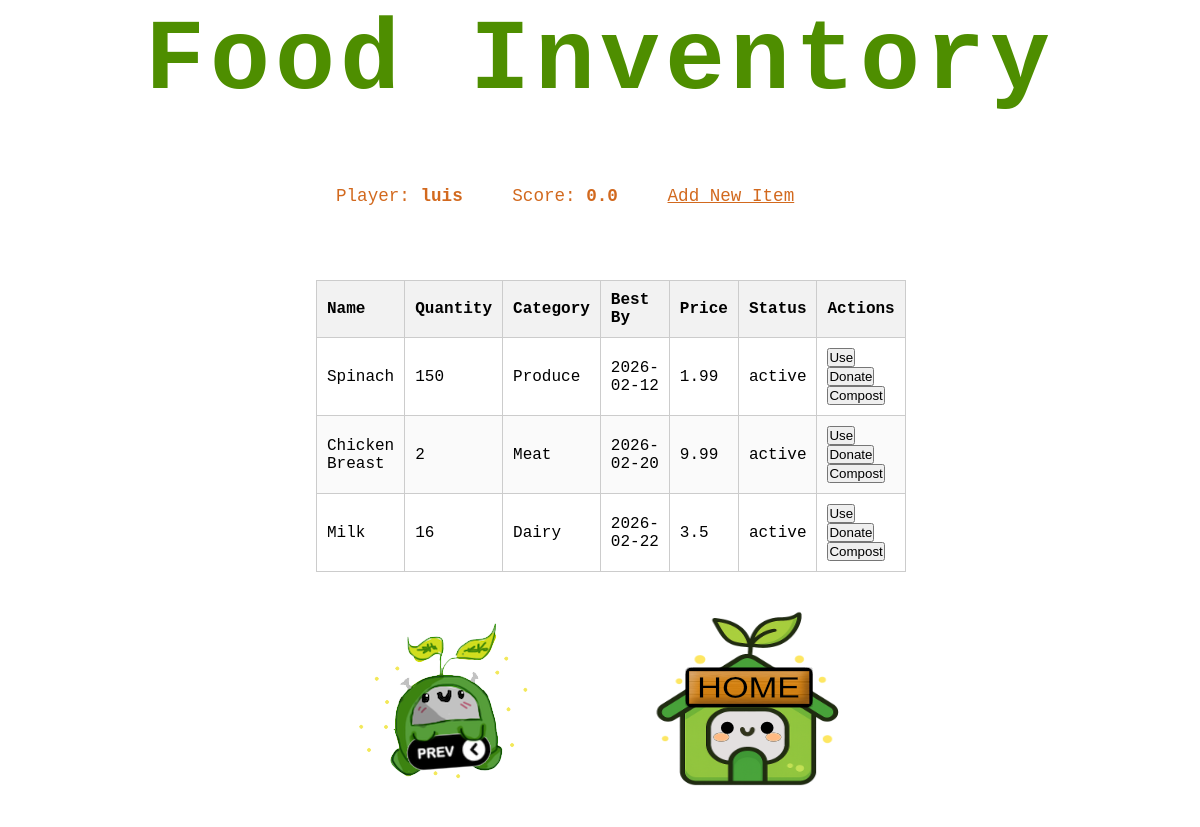
The page /inventory (signed in) on the database its author committed.
### tables this page shows
CREATE TABLE players (
    id INTEGER PRIMARY KEY AUTOINCREMENT,
    name TEXT NOT NULL,
    username TEXT NOT NULL UNIQUE,
    password_hash TEXT NOT NULL,
    profile_picture TEXT,
    score REAL NOT NULL DEFAULT 0
);

CREATE TABLE inventory (
    id INTEGER PRIMARY KEY AUTOINCREMENT,
    player_id INTEGER NOT NULL,
    name TEXT NOT NULL,
    category TEXT NOT NULL,
    quantity INTEGER NOT NULL,
    unit TEXT NOT NULL,
    measurement_type TEXT NOT NULL,
    quantity_grams REAL,
    quantity_ml REAL,
    purchase_date TEXT,
    best_by TEXT NOT NULL,
    raw_meat BOOLEAN DEFAULT 0,
    perishable BOOLEAN DEFAULT 1,
    opened BOOLEAN DEFAULT 0,
    donation_allowed BOOLEAN DEFAULT 1,
    decomposition_flag BOOLEAN DEFAULT 0,
    price REAL NOT NULL,
    status TEXT NOT NULL DEFAULT 'active',
    FOREIGN KEY (player_id) REFERENCES players(id)
);

### app.py (the view)
@app.route("/inventory")
@login_required
def inventory_page():
    player_id = session["player_id"]
    db = get_db()
    current_player = db.execute(
        "SELECT * FROM players WHERE id = ?", (player_id,)
    ).fetchone()
    items = db.execute(
        "SELECT * FROM inventory WHERE player_id = ? ORDER BY best_by ASC",
        (player_id,)
    ).fetchall()
    db.close()
    return render_template(
        "InventoryPage.html",
        items=items,
        current_player=current_player
    )

### app.py (called while the page is built)
def get_db():
    conn = sqlite3.connect("src/instance/inventory.db")
    conn.row_factory = sqlite3.Row
    return conn

def login_required(f):
    from functools import wraps
    @wraps(f)
    def wrapper(*args, **kwargs):
        if "player_id" not in session:
            return redirect("/login")
        return f(*args, **kwargs)
    return wrapper

### templates/InventoryPage.html (shortened to what this page needs)
{% extends 'InventoryPageSetup.html' %}
{% block head %}
<link rel="stylesheet" href="{{ url_for('static', filename='css/homestyle.css') }}">
{% endblock %}
{% block body %}
<div class="welcome1">
    <h1>Food Inventory</h1>
</div>
<div class="body">
    <p class="text">Player: <strong>{{ current_player.name }}</strong></p>
    <p class="text">Score: <strong>{{ current_player.score }}</strong></p>
    <a href="{{ url_for('add_item_page', player_id=current_player.id) }}" class="text">Add New Item</a>
</div>
<div class="body">
    <table class="inventory-table" id="inventoryTable">
        <thead>
            <tr>
                <th>Name</th>
                <th>Quantity</th>
                <th>Category</th>
                <th>Best By</th>
                <th>Price</th>
                <th>Status</th>
                <th>Actions</th>
            </tr>
        </thead>
        <tbody>
            {% for item in items %}
            <tr>
                <td>{{ item.name }}</td>
                <td>{{ item.quantity }}</td>
                <td>{{ item.category }}</td>
                <td>{{ item.best_by }}</td>
                <td>{{ item.price }}</td>
                <td>{{ item.status }}</td>
                <td>
                    {% if item.status == 'active' %}
                        <form action="{{ url_for('use_item', item_id=item.id, player_id=current_player.id) }}" method="POST" style="display:inline;">
                            <button type="submit">Use</button>
                        </form>
                        <form action="{{ url_for('donate_item', item_id=item.id, player_id=current_player.id) }}" method="POST" style="display:inline;">
                            <button type="submit">Donate</button>
                        </form>
                        <form action="{{ url_for('compost_item', item_id=item.id, player_id=current_player.id) }}" method="POST" style="display:inline;">
                            <button type="submit">Compost</button>
                        </form>
                    {% endif %}
                </td>
            </tr>
            {% endfor %}
        </tbody>
    </table>
    <br /><br />
    <div class="images">
        <a href="javascript:history.back()">
            <img src="{{ url_for('static', filename='Pictures/BinnyBack.png') }}" alt="bot" class="binnybot">
        </a>
        <a href="/">
            <img src="{{ url_for('static', filename='Pictures/BinnyHome.png') }}" alt="homebot" class="binnyhome">
        </a>
    </div>
</div>
{% endblock %}

### templates/InventoryPageSetup.html (shortened to what this page needs)
<!DOCTYPE html>
<html>
<head>
    <link rel="stylesheet" href="{{ url_for('static', filename='css/mainstyle.css') }}">
    {% block head %}{% endblock %}
</head>
<body>
    {% block body %}{% endblock %}
</body>
</html>

### static/css/mainstyle.css (style rules this page uses)
* { margin: 0; padding: 0; box-sizing: border-box; }
body { font-family: 'Andale Mono', 'Courier New', monospace; }
.body { width: 100%; max-width: 600px; margin: 0 auto; padding: 16px; }
.body .text { font-family: 'Andale Mono', 'Courier New', monospace; display: inline-block; text-align: center; padding: 12px 20px; margin: 10px auto; color: chocolate; font-size: 1.1rem; }

### static/css/homestyle.css (style rules this page uses)
* { margin: 0; padding: 0; box-sizing: border-box; }
.body { width: 100%; max-width: 600px; margin: 0 auto; padding: 16px; }
.images { display: flex; justify-content: center; gap: clamp(10px, 6vw, 40px); flex-wrap: wrap; align-items: flex-start; animation: bounce 300ms alternate infinite cubic-bezier(.2, .65, .6, 1), typing 3.5s steps(23, end); }
.binnybot { max-width: 100%; height: auto; }
.welcome1 { text-align: center; margin-bottom: 20px; }
.welcome1 h1 { display: inline-block; font-size: clamp(100px, 10vw, 80px); color: #4e8e00; font-family: 'Andale Mono', 'Courier New', monospace; overflow: hidden; white-space: normal; margin: 5px ; letter-spacing: 0.05em; animation: typing 3.5s steps(23, end),blink-caret 1s step-end infinite; }
.body .text { font-family: 'Andale Mono', 'Courier New', monospace; display: inline-block; text-align: center; padding: 12px 20px; margin: 10px auto; color: chocolate; font-size: 1.1rem; }
.inventory-table { width: 100%; border-collapse: collapse; margin-top: 20px; font-family: 'Andale Mono', 'Courier New', monospace; }
.inventory-table th, .inventory-table td { border: 1px solid #ccc; padding: 10px; text-align: left; }
.inventory-table th { background-color: #f2f2f2; font-weight: bold; }
.inventory-table tr:nth-child(even) { background-color: #fafafa; }

### rows shown on the page
players: name "luis", score "0.0"
inventory: name "Spinach", quantity "150", category "Produce", best_by "2026-02-12", price "1.99", status "active"
inventory: name "Chicken Breast", quantity "2", category "Meat", best_by "2026-02-20", price "9.99", status "active"
inventory: name "Milk", quantity "16", category "Dairy", best_by "2026-02-22", price "3.5", status "active"
